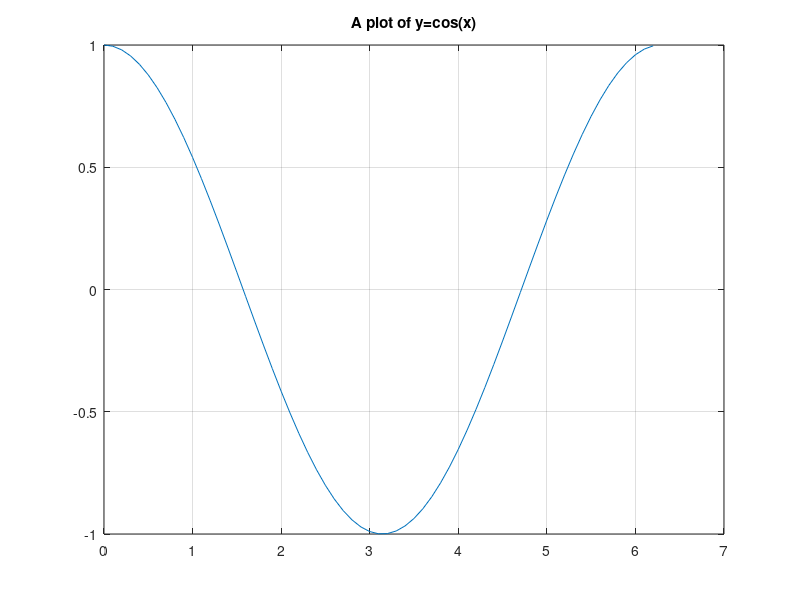
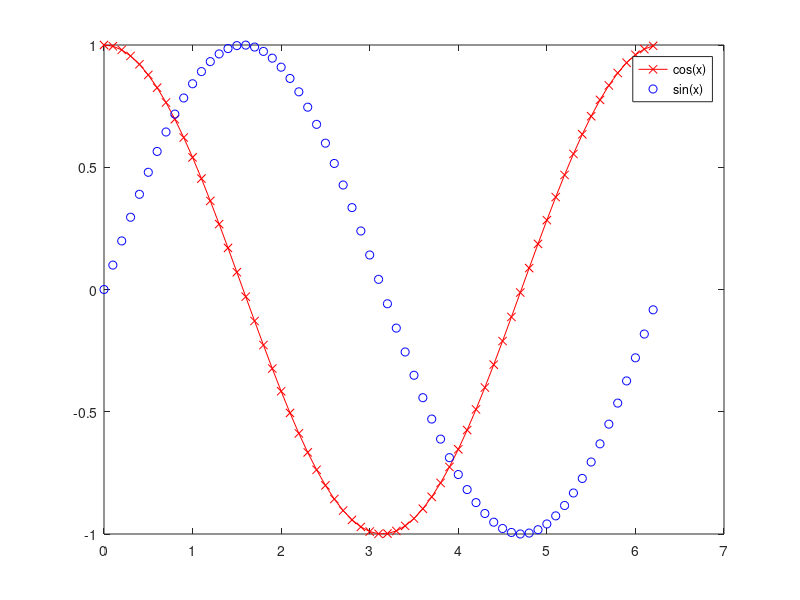

These figures' MATLAB source, in order:
clear all; clc; close all;

x=0:0.1:2*pi;
y=cos(x);
y2=sin(x);

figure;
plot(x,y)
title('A plot of y=cos(x)');
grid on;
xlabel = 'X data [rads]';
ylabel = 'Y data []';

figure;
plot(x,y,'rx-',x,y2,'bo');
xlabel = 'X data [rad]';
ylabel = 'Y data []';
legend('cos(x)', 'sin(x)');